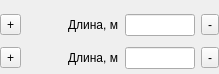
<?xml version="1.0" encoding="UTF-8"?>
<ui version="4.0">
 <class>rulerSetting</class>
 <widget class="QWidget" name="rulerSetting">
  <property name="geometry">
   <rect>
    <x>0</x>
    <y>0</y>
    <width>219</width>
    <height>74</height>
   </rect>
  </property>
  <property name="sizePolicy">
   <sizepolicy hsizetype="Preferred" vsizetype="Preferred">
    <horstretch>0</horstretch>
    <verstretch>0</verstretch>
   </sizepolicy>
  </property>
  <property name="windowTitle">
   <string>Form</string>
  </property>
  <layout class="QVBoxLayout" name="verticalLayout">
   <property name="sizeConstraint">
    <enum>QLayout::SetDefaultConstraint</enum>
   </property>
   <property name="leftMargin">
    <number>0</number>
   </property>
   <property name="topMargin">
    <number>9</number>
   </property>
   <property name="rightMargin">
    <number>0</number>
   </property>
   <property name="bottomMargin">
    <number>0</number>
   </property>
   <item>
    <layout class="QHBoxLayout" name="horizontalLayout_3">
     <item>
      <widget class="QToolButton" name="add1">
       <property name="toolTip">
        <string>Добавить линейку</string>
       </property>
       <property name="text">
        <string>+</string>
       </property>
       <property name="icon">
        <iconset>
         <normaloff>:/resource/add_ruler_1.svg</normaloff>:/resource/add_ruler_1.svg</iconset>
       </property>
       <property name="iconSize">
        <size>
         <width>25</width>
         <height>20</height>
        </size>
       </property>
      </widget>
     </item>
     <item>
      <spacer name="horizontalSpacer">
       <property name="orientation">
        <enum>Qt::Horizontal</enum>
       </property>
       <property name="sizeHint" stdset="0">
        <size>
         <width>40</width>
         <height>20</height>
        </size>
       </property>
      </spacer>
     </item>
     <item>
      <widget class="QLabel" name="label">
       <property name="text">
        <string>Длина, м</string>
       </property>
      </widget>
     </item>
     <item>
      <widget class="QLineEdit" name="m1">
       <property name="maximumSize">
        <size>
         <width>70</width>
         <height>50</height>
        </size>
       </property>
      </widget>
     </item>
     <item>
      <widget class="QToolButton" name="delete1">
       <property name="enabled">
        <bool>true</bool>
       </property>
       <property name="minimumSize">
        <size>
         <width>0</width>
         <height>0</height>
        </size>
       </property>
       <property name="maximumSize">
        <size>
         <width>16777215</width>
         <height>16777215</height>
        </size>
       </property>
       <property name="toolTip">
        <string>Удалить линейку</string>
       </property>
       <property name="text">
        <string>-</string>
       </property>
       <property name="icon">
        <iconset>
         <normaloff>:/resource/seo-social-web-network-internet_262_icon-icons.com_61518.svg</normaloff>:/resource/seo-social-web-network-internet_262_icon-icons.com_61518.svg</iconset>
       </property>
       <property name="iconSize">
        <size>
         <width>25</width>
         <height>20</height>
        </size>
       </property>
      </widget>
     </item>
    </layout>
   </item>
   <item>
    <layout class="QHBoxLayout" name="horizontalLayout">
     <item>
      <widget class="QToolButton" name="add2">
       <property name="toolTip">
        <string>Добавить линейку</string>
       </property>
       <property name="text">
        <string>+</string>
       </property>
       <property name="icon">
        <iconset>
         <normaloff>:/resource/add_ruler_2.svg</normaloff>:/resource/add_ruler_2.svg</iconset>
       </property>
       <property name="iconSize">
        <size>
         <width>25</width>
         <height>20</height>
        </size>
       </property>
      </widget>
     </item>
     <item>
      <spacer name="horizontalSpacer_2">
       <property name="orientation">
        <enum>Qt::Horizontal</enum>
       </property>
       <property name="sizeHint" stdset="0">
        <size>
         <width>40</width>
         <height>20</height>
        </size>
       </property>
      </spacer>
     </item>
     <item>
      <widget class="QLabel" name="label_2">
       <property name="text">
        <string>Длина, м</string>
       </property>
      </widget>
     </item>
     <item>
      <widget class="QLineEdit" name="m2">
       <property name="minimumSize">
        <size>
         <width>0</width>
         <height>0</height>
        </size>
       </property>
       <property name="maximumSize">
        <size>
         <width>70</width>
         <height>50</height>
        </size>
       </property>
      </widget>
     </item>
     <item>
      <widget class="QToolButton" name="delete2">
       <property name="toolTip">
        <string>Удалить линейку</string>
       </property>
       <property name="text">
        <string>-</string>
       </property>
       <property name="icon">
        <iconset>
         <normaloff>:/resource/seo-social-web-network-internet_262_icon-icons.com_61518.svg</normaloff>:/resource/seo-social-web-network-internet_262_icon-icons.com_61518.svg</iconset>
       </property>
       <property name="iconSize">
        <size>
         <width>25</width>
         <height>20</height>
        </size>
       </property>
      </widget>
     </item>
    </layout>
   </item>
  </layout>
 </widget>
 <resources/>
 <connections/>
</ui>
